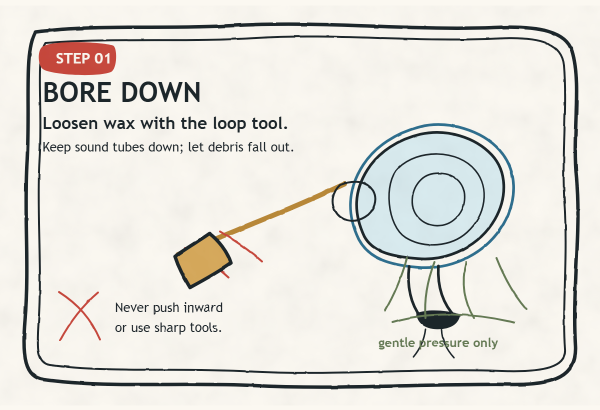
#> input picture exports/ciem-care-card-sample.png, 1200 x 820 px, given in place of z05-tradeshow-backdrop-V2-vibrant-1800x2400mm.png, which was not available (shown at 1/2 size)
$ python build_z05_backdrop_v2_bleed.py
#> lines starting #> are read from the running program, lines starting #| are printed output that depends on the picture; pictures that were not available may be replaced by others from this repository, and a replacement may not be noted
from pathlib import Path

from PIL import Image, ImageFilter
from reportlab.lib.units import mm
from reportlab.pdfgen import canvas as pdf_canvas


Image.MAX_IMAGE_PIXELS = None

OUT = Path(__file__).resolve().parent / "V2-vibrant"
SOURCE = OUT / "z05-tradeshow-backdrop-V2-vibrant-1800x2400mm.png"

TRIM_W_MM = 1800
TRIM_H_MM = 2400
BLEED_MM = 80
FINAL_W_MM = TRIM_W_MM + BLEED_MM * 2
FINAL_H_MM = TRIM_H_MM + BLEED_MM * 2

DPI_BASE = 76.2
PX_PER_MM = DPI_BASE / 25.4
BLEED_PX = int(round(BLEED_MM * PX_PER_MM))


def fit_cover(im: Image.Image, size: tuple[int, int]) -> Image.Image:
    w, h = size
    scale = max(w / im.width, h / im.height)
    nw, nh = int(im.width * scale + 0.5), int(im.height * scale + 0.5)
    im = im.resize((nw, nh), Image.Resampling.LANCZOS)
    left = (nw - w) // 2
    top = (nh - h) // 2
    return im.crop((left, top, left + w, top + h))


def add_bleed(trim: Image.Image) -> Image.Image:
    final_size = (trim.width + BLEED_PX * 2, trim.height + BLEED_PX * 2)
    bleed_bg = fit_cover(trim, final_size)
    bleed_bg = bleed_bg.filter(ImageFilter.GaussianBlur(44))
    bleed_bg.paste(trim, (BLEED_PX, BLEED_PX))
    return bleed_bg


def save_pdf(png_path: Path, pdf_path: Path):
    c = pdf_canvas.Canvas(str(pdf_path), pagesize=(FINAL_W_MM * mm, FINAL_H_MM * mm))
    c.drawImage(str(png_path), 0, 0, width=FINAL_W_MM * mm, height=FINAL_H_MM * mm)
    c.showPage()
    c.save()


def main():
    trim = Image.open(SOURCE).convert("RGB")
#> trim is the input picture: PIL image 1200x820 RGB; mean R, G, B 228.3, 226.3, 220.4
    bleed = add_bleed(trim)
#> in fit_cover, `im = im.resize((nw, nh), Image.Resampling.LANCZOS)`:
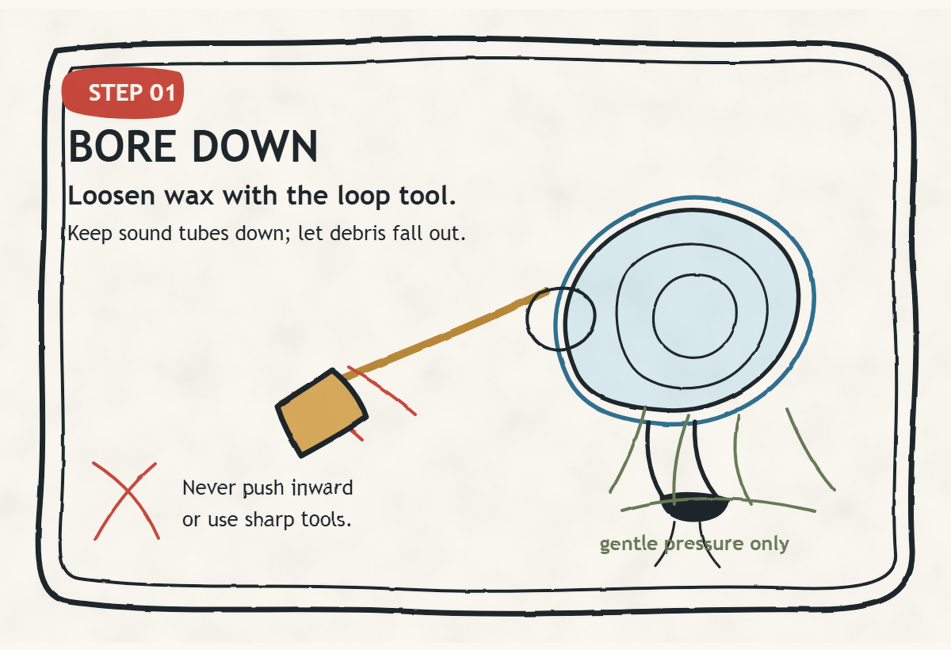
#> im: PIL image 1902x1300 RGB (shown at 1/2 size); mean R, G, B 228.3, 226.3, 220.4
#> in fit_cover, `return im.crop((left, top, left + w, top + h))`:
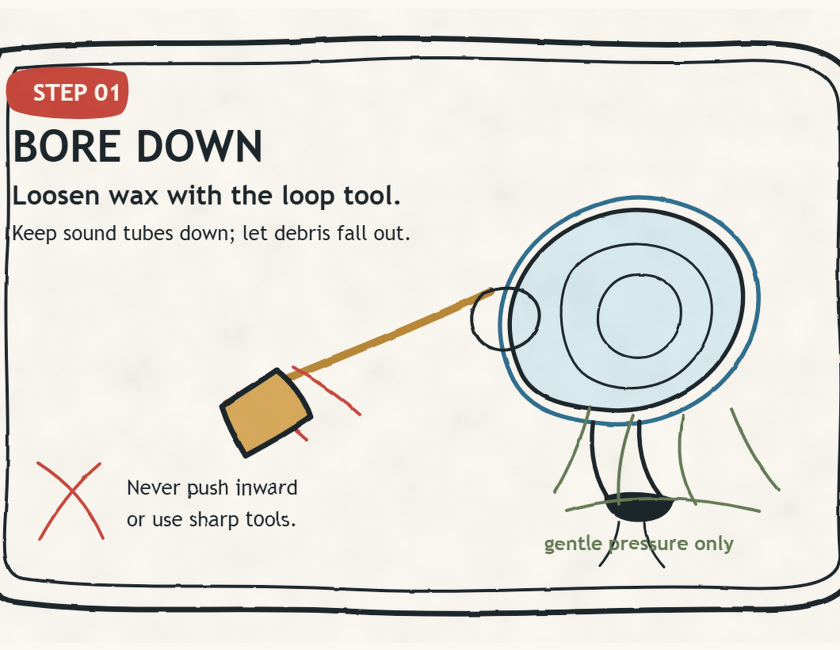
#> returned value: PIL image 1680x1300 RGB (shown at 1/2 size); mean R, G, B 228.4, 226.3, 220.4
#> in add_bleed, `bleed_bg = bleed_bg.filter(ImageFilter.GaussianBlur(44))`:
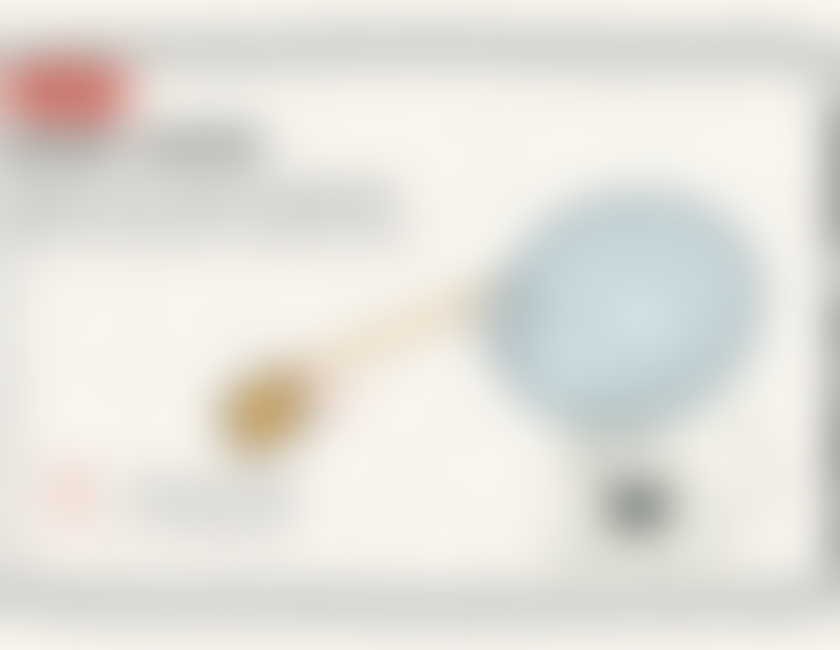
#> bleed_bg: PIL image 1680x1300 RGB (shown at 1/2 size); mean R, G, B 227.8, 225.8, 220
#> in add_bleed, `bleed_bg.paste(trim, (BLEED_PX, BLEED_PX))`:
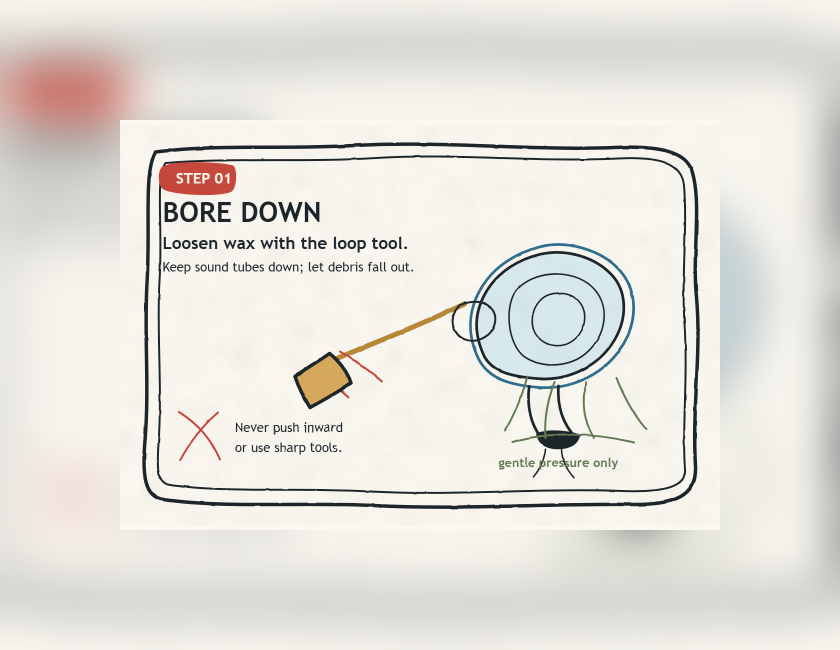
#> bleed_bg: PIL image 1680x1300 RGB (shown at 1/2 size); mean R, G, B 228.5, 225.5, 219.7

    out_base = OUT / "z05-tradeshow-backdrop-V2-vibrant-1960x2560mm-8cm-bleed.png"
    out_2x = OUT / "z05-tradeshow-backdrop-V2-vibrant-1960x2560mm-8cm-bleed-2x.png"
    out_pdf = OUT / "z05-tradeshow-backdrop-V2-vibrant-1960x2560mm-8cm-bleed.pdf"
    preview = OUT / "z05-tradeshow-backdrop-V2-vibrant-8cm-bleed-preview.jpg"

    bleed.save(out_base, dpi=(DPI_BASE, DPI_BASE), quality=95)
    bleed.resize((2940, 3840), Image.Resampling.LANCZOS).save(preview, quality=95)
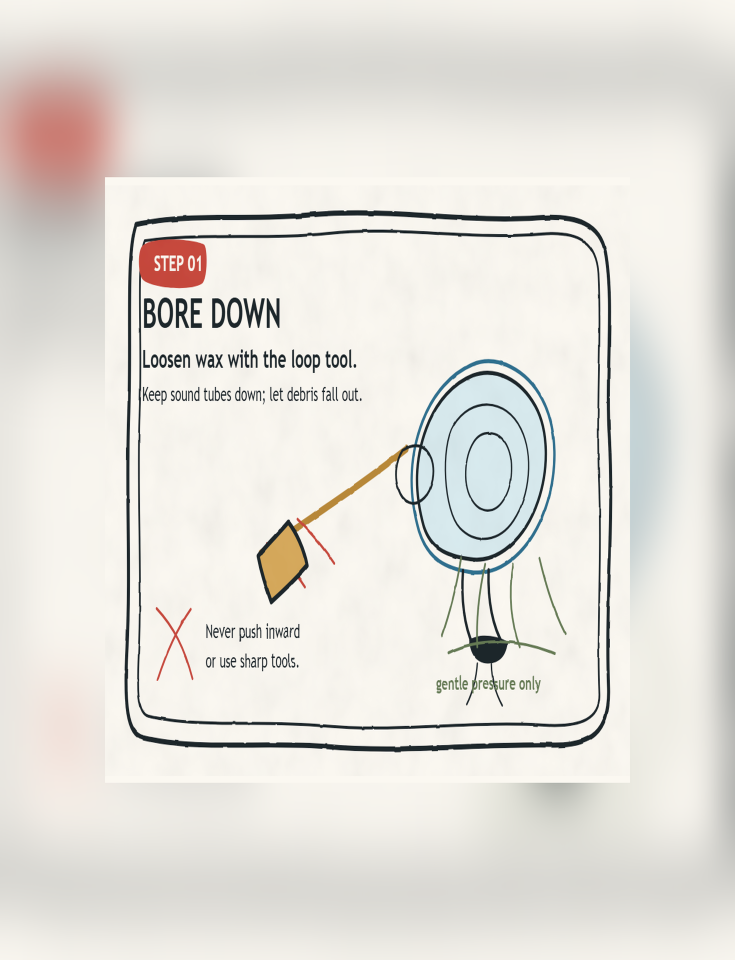
#> saved as z05-tradeshow-backdrop-V2-vibrant-8cm-bleed-preview.jpg: PIL image 2940x3840 RGB (shown at 1/4 size); mean R, G, B 228.4, 225.5, 219.7

    up = bleed.resize((bleed.width * 2, bleed.height * 2), Image.Resampling.LANCZOS)
    up = up.filter(ImageFilter.UnsharpMask(radius=1.1, percent=70, threshold=3))
    up.save(out_2x, dpi=(DPI_BASE * 2, DPI_BASE * 2), compress_level=6)
    save_pdf(out_2x, out_pdf)
#> (the call stopped at in save_pdf, `c = pdf_canvas.Canvas(str(pdf_path), pagesize=(FINAL_W_MM * mm, FINAL_..`: reportlab is not available in this run)

    print(out_pdf)
    print(out_2x)
    print(preview)


if __name__ == "__main__":
    main()
